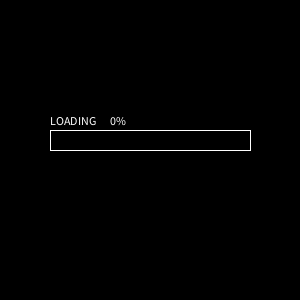
Frame 1 (no input)
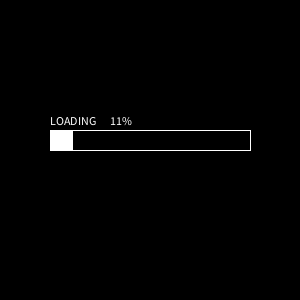
Frame 60 (the mouse pressed at the canvas centre just before this capture)
Frame 120 (the mouse held since frame 60 and released just before this capture): identical to frame 1, image omitted

The Processing sketch that drew these frames (run headless with seeded random() and noise(); from frame 60 on, the mouse is pressed at the canvas centre):

// Processing sketch: processing_73329
// ── processing_73329.pde

int duration=10;
int percent=0;

void setup(){
  size(300,300);
  background(0);
  smooth();
  stroke(255);
  text("LOADING", width/2-100, height/2-25);
  noFill();
  rect(width/2-100, height/2-20, 200,20);
  noStroke();
}

void draw(){
  fill(0);
  rect(width/2-45, height/2-38,100,15);
  fill(255);
  text(percent+"%", width/2-40, height/2-25);
  rect(width/2-99, height/2-19, percent*2,19);
  if(frameCount%duration/2==0 && percent<100){
    percent++;
  }
  if(mousePressed==true){
   percent=0;
   fill(0);
   rect(width/2-99, height/2-19, 198,19);
  }
  println(percent);
}
